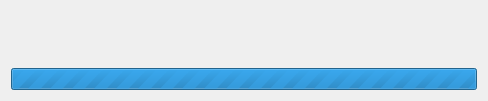
<?xml version="1.0" encoding="UTF-8"?>
<ui version="4.0">
 <class>LoadingDialog</class>
 <widget class="QDialog" name="LoadingDialog">
  <property name="geometry">
   <rect>
    <x>0</x>
    <y>0</y>
    <width>488</width>
    <height>101</height>
   </rect>
  </property>
  <property name="windowTitle">
   <string>Dialog</string>
  </property>
  <layout class="QVBoxLayout" name="verticalLayout">
   <item>
    <widget class="QLabel" name="labelInfo">
     <property name="text">
      <string/>
     </property>
    </widget>
   </item>
   <item>
    <widget class="QProgressBar" name="progressBar">
     <property name="maximum">
      <number>0</number>
     </property>
     <property name="value">
      <number>-1</number>
     </property>
     <property name="textVisible">
      <bool>false</bool>
     </property>
    </widget>
   </item>
  </layout>
 </widget>
 <resources/>
 <connections/>
</ui>
